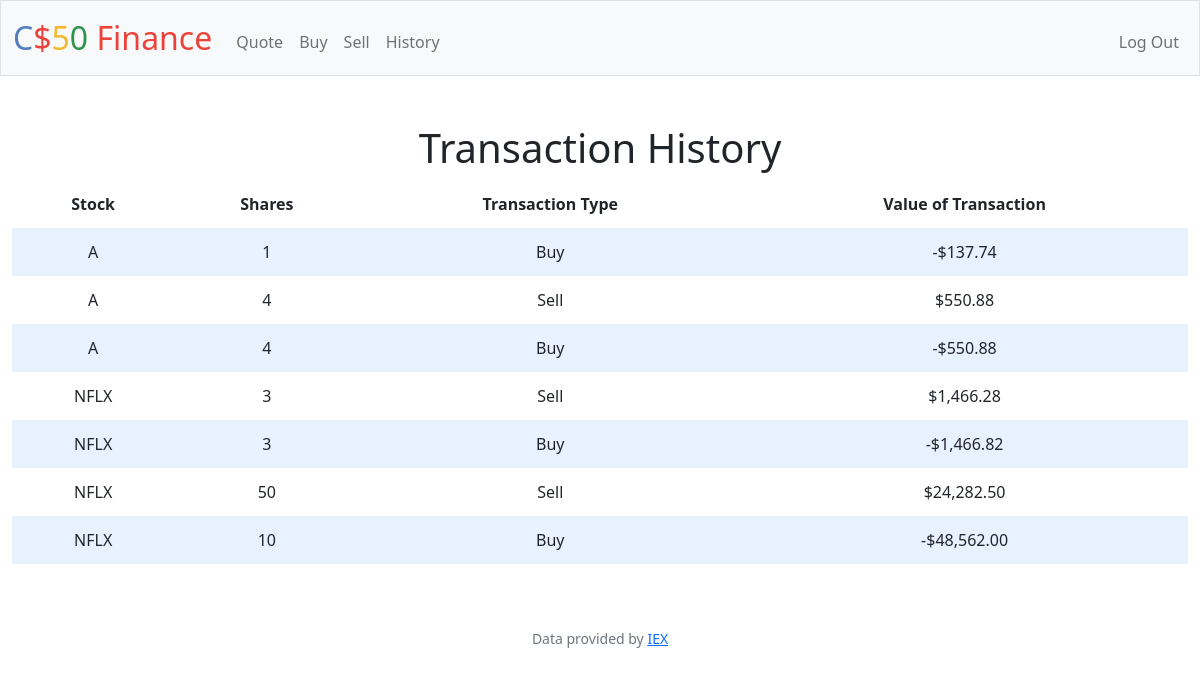
The app's page /history (signed in) with its own data.
### tables this page shows
CREATE TABLE history (id INTEGER NOT NULL, symbol TEXT NOT NULL, amount INTEGER NOT NULL, type TEXT NOT NULL, value, FOREIGN KEY (id) REFERENCES users(id));

### app.py (the view)
@app.route("/history")
@login_required
def history():
    id = session["user_id"]
    stocks = db.execute("SELECT symbol FROM history WHERE id IS ?", id)
    amounts = db.execute("SELECT amount FROM history WHERE id IS ?", id)
    types = db.execute("SELECT type FROM history WHERE id IS ?", id)
    values = db.execute("SELECT value FROM history WHERE id IS ?", id)
    stocks = [i["symbol"] for i in stocks][::-1]
    amounts = [i["amount"] for i in amounts][::-1]
    types = [i["type"] for i in types][::-1]
    values = [i["value"] for i in values][::-1]
    info = []
    for stock, amount, _type, value in zip(stocks, amounts, types, values):
        d = {}
        d["stock"] = stock
        d["amount"] = amount
        d["type"] = _type
        if _type == "Buy":
            d["value"] = f"-{usd(value)}"
        else:
            d["value"] = usd(value)
        info.append(d)
    return render_template("history.html", info=info)
    return apology("TODO")

### app.py (called while the page is built)
@app.after_request
def after_request(response):
    response.headers["Cache-Control"] = "no-cache, no-store, must-revalidate"
    response.headers["Expires"] = 0
    response.headers["Pragma"] = "no-cache"
    return response

### helpers.py (called while the page is built)
def login_required(f):
    @wraps(f)
    def decorated_function(*args, **kwargs):
        if session.get("user_id") is None:
            return redirect("/login")
        return f(*args, **kwargs)
    return decorated_function

def usd(value):
    return f"${value:,.2f}"

### templates/history.html (shortened to what this page needs)
{% extends "layout.html"%}
{% block main %}
    <div class="header">
        <h1>Transaction History</h1>
    </div>
        <table>
            <thead>
                <tr>
                    <th>Stock</th>
                    <th>Shares</th>
                    <th>Transaction Type</th>
                    <th>Value of Transaction</th>
                </tr>
            </thead>
            <tbody>
                {% for i in info%}
                <tr>
                    <td>{{i['stock']}}</td>
                    <td>{{i['amount']}}</td>
                    <td>{{i['type']}}</td>
                    <td>{{i['value']}}</td>
                </tr>
                {% endfor %}
            </tbody>
        </table>
{% endblock %}

### templates/layout.html (shortened to what this page needs)
<!DOCTYPE html>
<html lang="en">
    <head>
        <link href="https://cdn.jsdelivr.net/npm/bootstrap@5.1.3/dist/css/bootstrap.min.css" rel="stylesheet">
        <link href="/static/styles.css" rel="stylesheet">
    </head>
    <body>
        <nav class="bg-light border navbar navbar-expand-md navbar-light">
            <div class="container-fluid">
                <a class="navbar-brand" href="/"><span class="blue">C</span><span class="red">$</span><span class="yellow">5</span><span class="green">0</span> <span class="red">Finance</span></a>
                <div class="collapse navbar-collapse" id="navbar">
                    {% if session["user_id"] %}
                        <ul class="navbar-nav me-auto mt-2">
                            <li class="nav-item"><a class="nav-link" href="/quote">Quote</a></li>
                            <li class="nav-item"><a class="nav-link" href="/buy">Buy</a></li>
                            <li class="nav-item"><a class="nav-link" href="/sell">Sell</a></li>
                            <li class="nav-item"><a class="nav-link" href="/history">History</a></li>
                        </ul>
                        <ul class="navbar-nav ms-auto mt-2">
                            <li class="nav-item"><a class="nav-link" href="/logout">Log Out</a></li>
                        </ul>
                    {% else %}
                        <ul class="navbar-nav ms-auto mt-2">
                            <li class="nav-item"><a class="nav-link" href="/register">Register</a></li>
                            <li class="nav-item"><a class="nav-link" href="/login">Log In</a></li>
                        </ul>
                    {% endif %}
                </div>
            </div>
        </nav>
        <main class="container-fluid py-5 text-center">
            {% block main %}{% endblock %}
        </main>
        <footer class="mb-5 small text-center text-muted">
            Data provided by <a href="https://iexcloud.io/">IEX</a>
        </footer>
    </body>
</html>

### static/styles.css (style rules this page uses)
nav .navbar-brand { font-size: xx-large; }
nav .navbar-brand .blue { color: #537fbe; }
nav .navbar-brand .red { color: #ea433b; }
nav .navbar-brand .yellow { color: #f5b82e; }
nav .navbar-brand .green { color: #2e944b; }
table { background-color: transparent; margin-bottom: 1rem; width: 100%; }
table th, table td { padding: 0.75rem; vertical-align: middle; }
tbody tr:nth-of-type(odd) { background-color: rgb(179, 208, 255, 0.3) }

### records on screen
history: stock "A", amount "1", type "Buy", value "-$137.74"
history: stock "A", amount "4", type "Sell", value "$550.88"
history: stock "A", amount "4", type "Buy", value "-$550.88"
history: stock "NFLX", type "Sell"
history: stock "NFLX", type "Buy"
history: stock "NFLX", type "Sell"
history: stock "NFLX", type "Buy"

### other values on screen
{{ i['amount'] }} "3" "3" "50" "10"
{{ i['value'] }} "$1,466.28" "-$1,466.82" "$24,282.50" "-$48,562.00"
